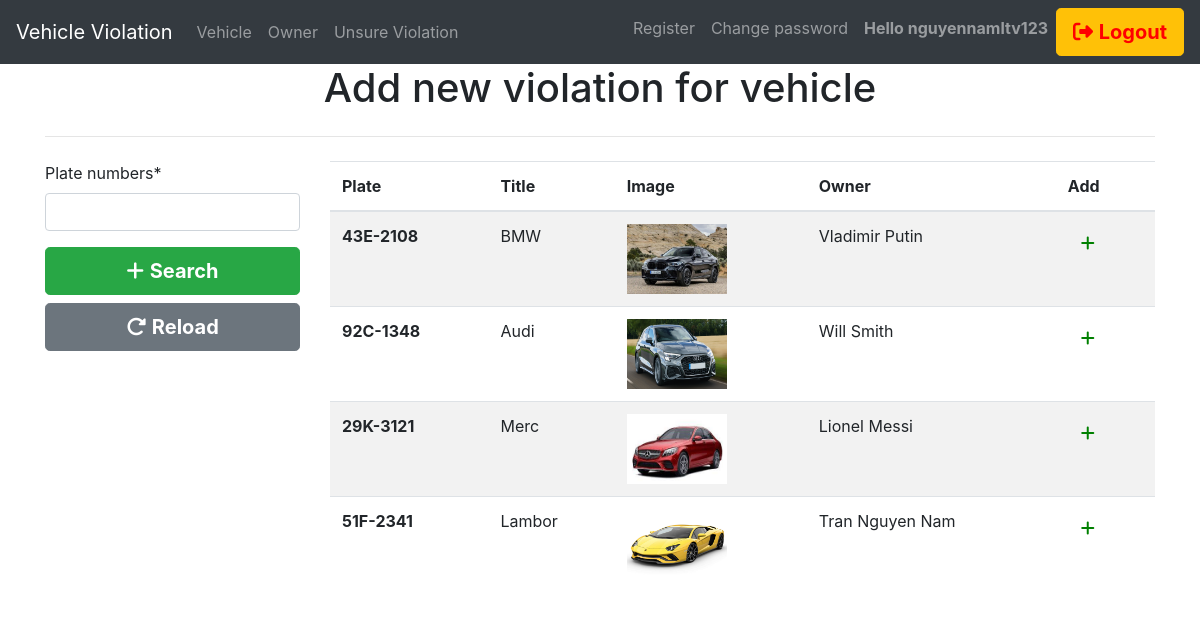
The page /get_vehicle_has_violation/ (signed in) on the database its author committed.
### vehicle/models.py (models this page shows, shortened)
class Vehicle(models.Model):
    plate = models.CharField(max_length=50)
    title = models.CharField(max_length=100)
    color = models.CharField(max_length=20)
    owner = models.ForeignKey(Owner, on_delete=models.CASCADE)
    image = models.ImageField(null=True, blank=True, upload_to='images/')

### owner/models.py (models this page shows)
class Owner(models.Model):
    firstname = models.CharField(max_length=100)
    lastname = models.CharField(max_length=100)
    phone = models.CharField(max_length=20)
    email = models.CharField(max_length=100)
    id_card = models.CharField(max_length=20)
    image = models.ImageField(null=True, blank=True, upload_to='images/')
    def __str__(self):
        return self.firstname + " " + self.lastname

### violation_history/views.py (the view)
# urls.py: path('get_vehicle_has_violation/',views.search_vehicle_has_violation, name='search_vehicle_has_violation'),
@csrf_exempt
def search_vehicle_has_violation(request):
    if request.method == "POST":
        search = request.POST['search']
        vehicle = Vehicle.objects.all().filter(plate__icontains=str(search))
        dt = {
                "Vehicles": vehicle,
                "form": SearchingForm()
            }
        return render(request, 'history/add_violation_history.html', dt)
    else:
        dt = {"Vehicles": Vehicle.objects.all().order_by("-id"), "form": SearchingForm()}
        return render(request, 'history/add_violation_history.html', dt)

### violation_history/forms.py
class SearchingForm(forms.Form):
    search = forms.CharField(max_length=100, label='Plate numbers')

### violation_history/templates/history/add_violation_history.html (shortened to what this page needs)
{% extends 'pages/base.html' %}
{% block content %}
{% load crispy_forms_tags %}
<h1 class="display-6" style="text-align: center;">Add new violation for vehicle</h1>
<hr class="my-4">
<div class="row">
  <div class="col-md-3">
  <form action="" method="POST" autocomplete="off">
  <div class="row">
    <div class="col-md-12">
        {{form.search|as_crispy_field}}
        <button type="submit" class="btn btn-success btn-block btn-lg"><i class="fa-solid fa-plus"></i> <b>Search</b></button>
        <a href="{% url 'search_vehicle_has_violation' %}" class="btn btn-secondary btn-block btn-lg">
            <i class="fa-solid fa-rotate-right"></i> <b>Reload</b>
        </a>
    </div>
    </div>
  </form>
  </div>
  <div class="col-md-9">
    <table class="table table-striped">
        <thead class="border-bottom font-weight-bold">
            <tr>
              <th>Plate</th>
              <th>Title</th>
              <th>Image</th>
              <th>Owner</th>
              <th>Add</th>
            </tr>
        </thead>
        <tbody>
            {% if Vehicles %}
            {% for v in Vehicles %}
              <tr>
                  <td><b>{{ v.plate }}</b></td>
                  <td>{{ v.title }}</td>
                  {% if v.image %}
                  <td><img src="{{ v.image.url }}" width="100" height="70"></td>
                  {% else %}
                  <td>none</td>
                  {% endif %}
                  <td>{{ v.owner }}</td>
                  <td>
                      <a href='{% url 'add_violation_history' v.id %}' class="btn text-secondary ">
                        <i class="fa-solid fa-plus" style="color: green;"></i>
                      </a>
                  </td>
              </tr>
              {% endfor %}
            {% endif %}
        </tbody>
      </table>
    </div>
</div>
{% endblock content %}

### templates/pages/base.html (shortened to what this page needs)
<!DOCTYPE html>
<html lang="en">
<head>
    <link rel="stylesheet" href="https://stackpath.bootstrapcdn.com/bootstrap/4.3.1/css/bootstrap.min.css"
>
    <link rel="stylesheet" href="https://cdnjs.cloudflare.com/ajax/libs/font-awesome/6.4.0/css/all.min.css">
</head>
<body>
  <div style="padding-top: 64px">
    <header style="position: fixed; width: 100%; z-index: 9999; d-flex; top: 0; left: 0">
          <nav class="navbar navbar-expand-lg navbar-dark bg-dark">
              <a class="navbar-brand" href="/">Vehicle Violation</a>
              <div class="collapse navbar-collapse" id="navbarSupportedContent">
                <ul class="navbar-nav mr-auto">
                  <li class="nav-item">
                    <a class="nav-link" href="{% url 'veh' %}">Vehicle</a>
                  </li>
                  <li class="nav-item">
                    <a class="nav-link" href="{% url 'own' %}">Owner</a>
                  </li>
                  {% if user.is_authenticated %}
                  <li class="nav-item">
                    <a class="nav-link" href="{% url 'unsure_violation_list' %}">Unsure Violation</a>
                  </li>
                </ul>
                {% endif %}
                <ul class="navbar-nav mr-right">
                    {% if user.is_authenticated %}
                    {% if user.is_superuser %}
                    <li class="nav-item">
                      <a class="nav-link" href="{% url 'register' %}">Register</a>
                    </li>
                    {% endif %}
                    <li class="nav-item">
                      <a class="nav-link" href="{% url 'change_password' %}">Change password</a>
                    </li>
                    <li class="nav-item">
                      <b class="nav-link" href="">Hello {{user.username}}</b>
                    </li>
                    <li class="nav-item">
                      <a class="btn btn-warning btn-block btn-lg" href="{% url 'logout' %}"><i class="fa-solid fa-right-from-bracket" style="color: red;"></i> <b style="color: red;">Logout</b></a>
                    </li>
                    {% else %}
                    <li class="nav-item">
                      <a class="nav-link" href="{% url 'login' %}">Login</a>
                    </li>
                    {% endif %}
                </ul>
              </div>
            </nav>
      </header>
  </div>
  <div class="container">
          {% block content %} {% endblock content %}
  </div>
</body>
</html>

### rows shown on the page
Vehicle: plate "43E-2108", title "BMW", image (picture), owner "Vladimir Putin"
Vehicle: plate "92C-1348", title "Audi", image (picture), owner "Will Smith"
Vehicle: plate "29K-3121", title "Merc", image (picture), owner "Lionel Messi"
Vehicle: plate "51F-2341", title "Lambor", image (picture), owner "Tran Nguyen Nam"

### other values the page prints
{{ user.username }} "nguyennamltv123"
